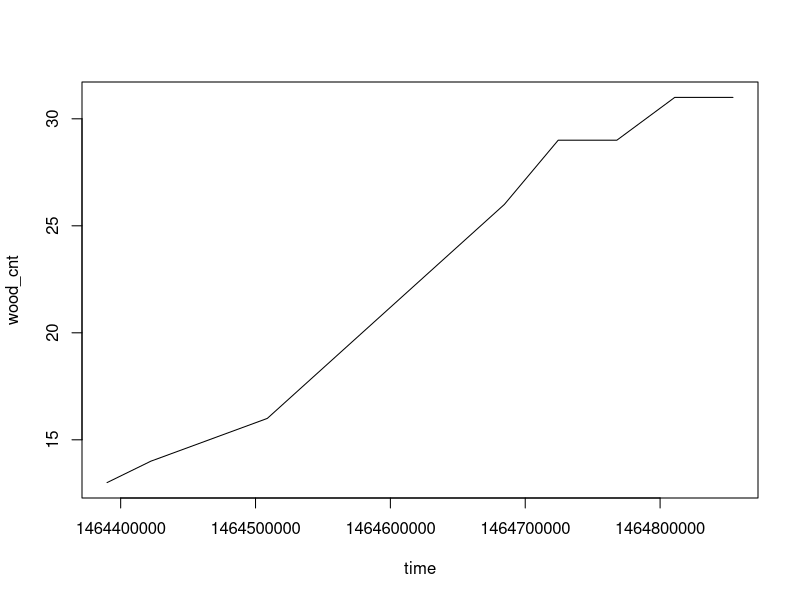

The R source for this figure: (Note: this script raises an error after producing the figure.)
d = read.csv("DungeonsDB.csv", sep = ";", stringsAsFactor = F, encoding = "UTF-8")
godnames = unique(d$godname)
#save(godnames, file = "godnames")

coeff <- sapply(godnames, FUN = function(x) {
  data = d[d$godname==x,]
  as.numeric(lm(wood_cnt ~ time, data = data)$coefficients[2])
  }
)

# переводим коэффициент наклона прямой в количество бревен
res = data.frame(name = godnames, woods = round(as.numeric(coeff*60*60*24),2))
res <- res[order(-res$woods),]
head(res)

res$woods[res$name=="Capsula"]
capsula.d = read.csv("capsula2.csv", sep = ";")
capsula.woods = round(as.numeric(lm(wood_cnt ~ time, data = capsula.d)$coefficients[2])*60*60*24,2)
plot(wood_cnt ~ time, data = d[d$godname=="Изерка",], type = "l")



# получаем цифробуквенные данные и перезаписываем БД
#####
monsters_killed[grep("ни одного", d$monsters_killed)] <- 0
monsters_killed[grep("дес", d$monsters_killed)] <- 10
monsters_killed[grep("сот", d$monsters_killed)] <- 100
monsters_killed[grep("тыс", d$monsters_killed)] <- 1000
i <- which(!is.na(as.numeric(gsub("[^0-9]", "", d$monsters_killed))))
monsters_killed[i] <- monsters_killed[i]*as.numeric(gsub("[^0-9]", "", d$monsters_killed))[i]
d$monsters_killed <- monsters_killed
write.table(d, "DungeonsDB.csv", sep = ";", col.names = T, row.names = F)
#####